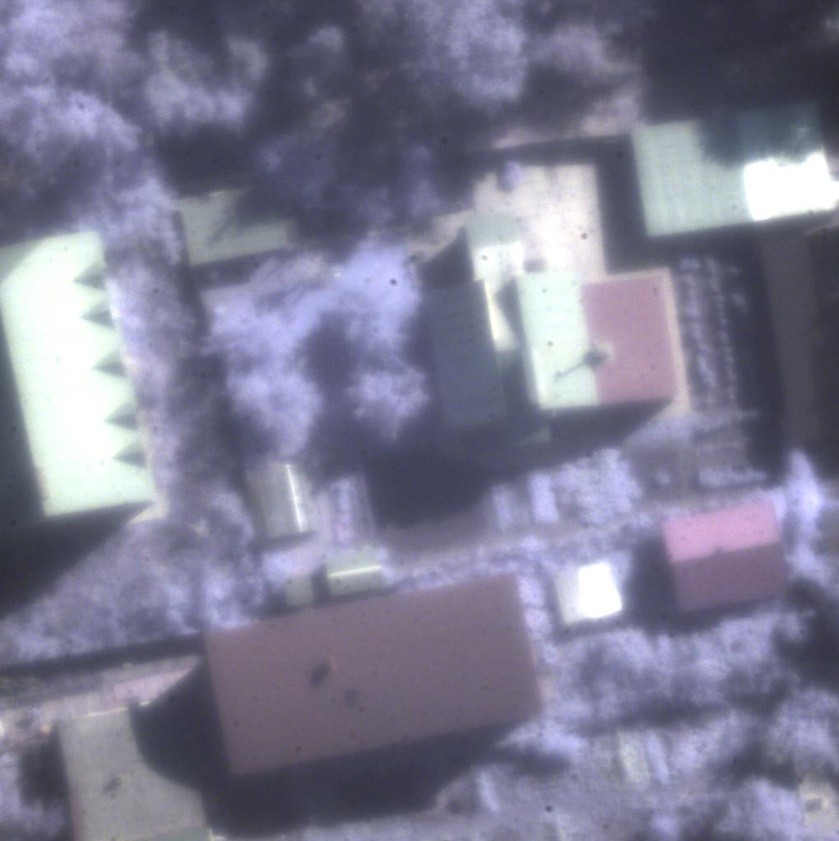
#> input picture images/IMG0406.jpg, 839 x 841 px, shrunk from 1020 x 1022 before the run
$ python test2.py
#> lines starting #> are read from the running program, lines starting #| are printed output that depends on the picture
from __future__ import print_function
import cv2
import numpy as np

from matplotlib import pyplot as plt

MAX_FEATURES = 500
GOOD_MATCH_PERCENT = 0.15


def alignImages(im1, im2):
    # Convert images to grayscale
    im1Gray = cv2.cvtColor(im1, cv2.COLOR_BGR2GRAY)
    im2Gray = cv2.cvtColor(im2, cv2.COLOR_BGR2GRAY)

    # Detect ORB features and compute descriptors.
    orb = cv2.ORB_create(MAX_FEATURES)
    keypoints1, descriptors1 = orb.detectAndCompute(im1Gray, None)
    keypoints2, descriptors2 = orb.detectAndCompute(im2Gray, None)

    # Match features.
    matcher = cv2.DescriptorMatcher_create(cv2.DESCRIPTOR_MATCHER_BRUTEFORCE_HAMMING)
    matches = matcher.match(descriptors1, descriptors2, None)

    # Sort matches by score
    matches.sort(key=lambda x: x.distance, reverse=False)

    # Remove not so good matches
    numGoodMatches = int(len(matches) * GOOD_MATCH_PERCENT)
    matches = matches[:numGoodMatches]

    # Draw top matches
    imMatches = cv2.drawMatches(im1, keypoints1, im2, keypoints2, matches, None)
    cv2.imwrite("matches.jpg", imMatches)

    # Extract location of good matches
    points1 = np.zeros((len(matches), 2), dtype=np.float32)
    points2 = np.zeros((len(matches), 2), dtype=np.float32)

    for i, match in enumerate(matches):
        points1[i, :] = keypoints1[match.queryIdx].pt
        points2[i, :] = keypoints2[match.trainIdx].pt

    # Find homography
    h, mask = cv2.findHomography(points1, points2, cv2.RANSAC)

    # Use homography
    height, width, channels = im2.shape
    im1Reg = cv2.warpPerspective(im1, h, (width+200, height+200))

    return concatImages(im2, im1Reg, width, height)
    # return im1Reg, h


def concatImages(img1, img2, width, height):
    img2[0:height, 0:width] = img1
    return img2


if __name__ == '__main__':
    # Read reference image
    refFilename = "images/IMG0406.jpg"
    print("Reading reference image : ", refFilename)
    imReference = cv2.imread(refFilename, cv2.IMREAD_COLOR)
#> imReference is the input picture: shape (841, 839, 3); mean B, G, R 146.1, 123.6, 124.3

    # Read image to be aligned
    imFilename = "images/IMG0407.jpg"
    print("Reading image to align : ", imFilename)
    im = cv2.imread(imFilename, cv2.IMREAD_COLOR)
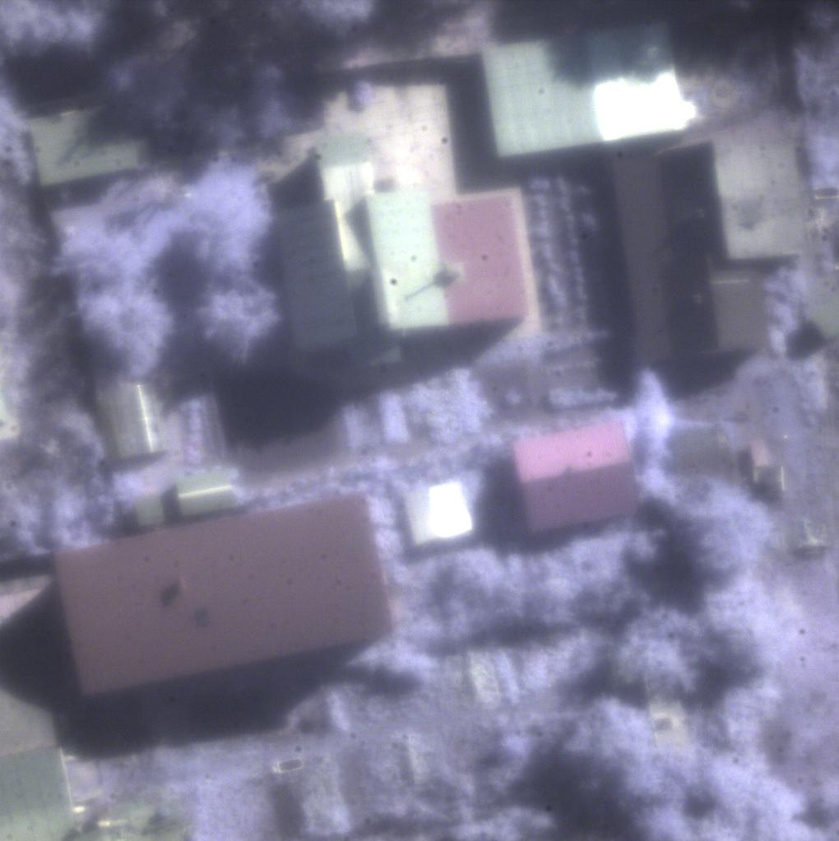
#> input picture images/IMG0407.jpg, 839 x 841 px, shrunk from 1020 x 1022 before the run
#> im is the input picture: shape (841, 839, 3); mean B, G, R 146.2, 122.8, 124.2

    print("Aligning images ...")
    # Registered image will be resotred in imReg.
    # The estimated homography will be stored in h.
    imReg = alignImages(im, imReference)
#> in alignImages, `im1Gray = cv2.cvtColor(im1, cv2.COLOR_BGR2GRAY)`:
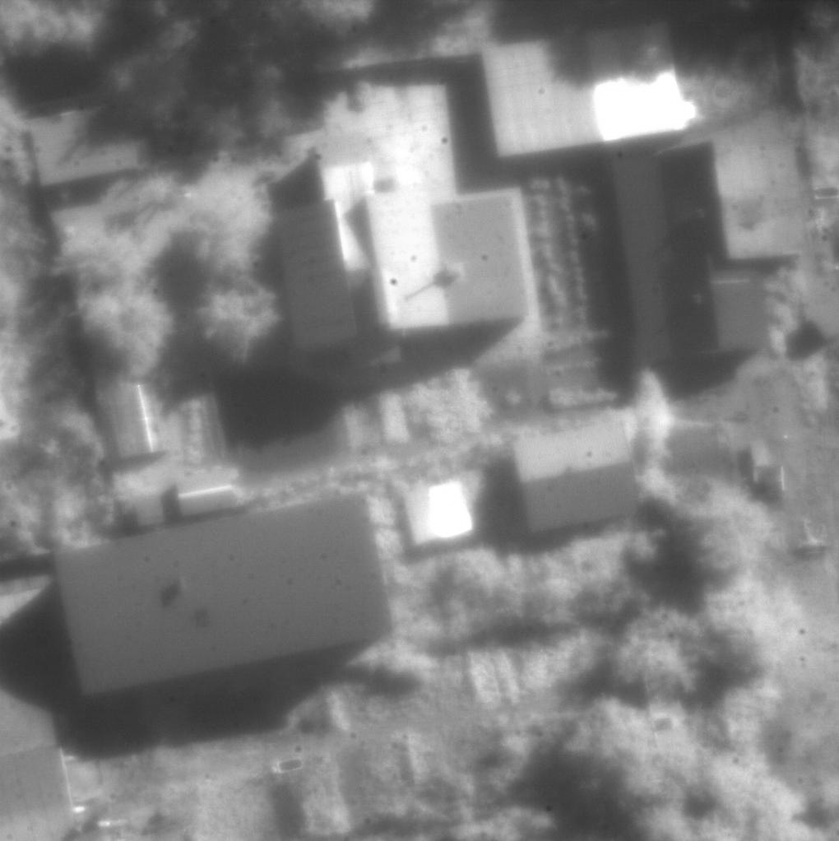
#> im1Gray: shape (841, 839); min 36, max 255, mean 125.9
#> in alignImages, `im2Gray = cv2.cvtColor(im2, cv2.COLOR_BGR2GRAY)`:
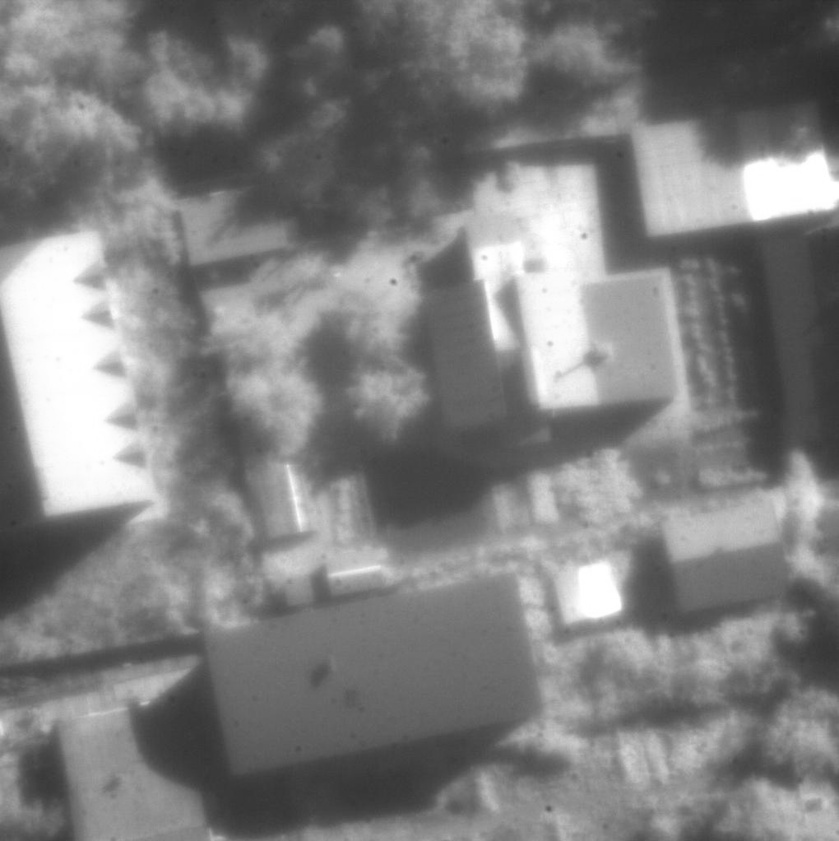
#> im2Gray: shape (841, 839); min 42, max 255, mean 126.4
#> in alignImages, `keypoints1, descriptors1 = orb.detectAndCompute(im1Gray, None)`: keypoints1 = 277 keypoints; strongest (x, y, size): (466, 523, 111.1), (469, 526, 92.6), (670, 71, 64.3), (468, 525, 77.1)
#> in alignImages, `keypoints2, descriptors2 = orb.detectAndCompute(im2Gray, None)`: keypoints2 = 254 keypoints; strongest (x, y, size): (616, 606, 111.1), (618, 606, 92.6), (617, 605, 77.1), (502, 340, 111.1)
#> in alignImages, `matches = matcher.match(descriptors1, descriptors2, None)`: matches = 277 matches
#> (the run stopped early here; a loop or call above may not have finished)
